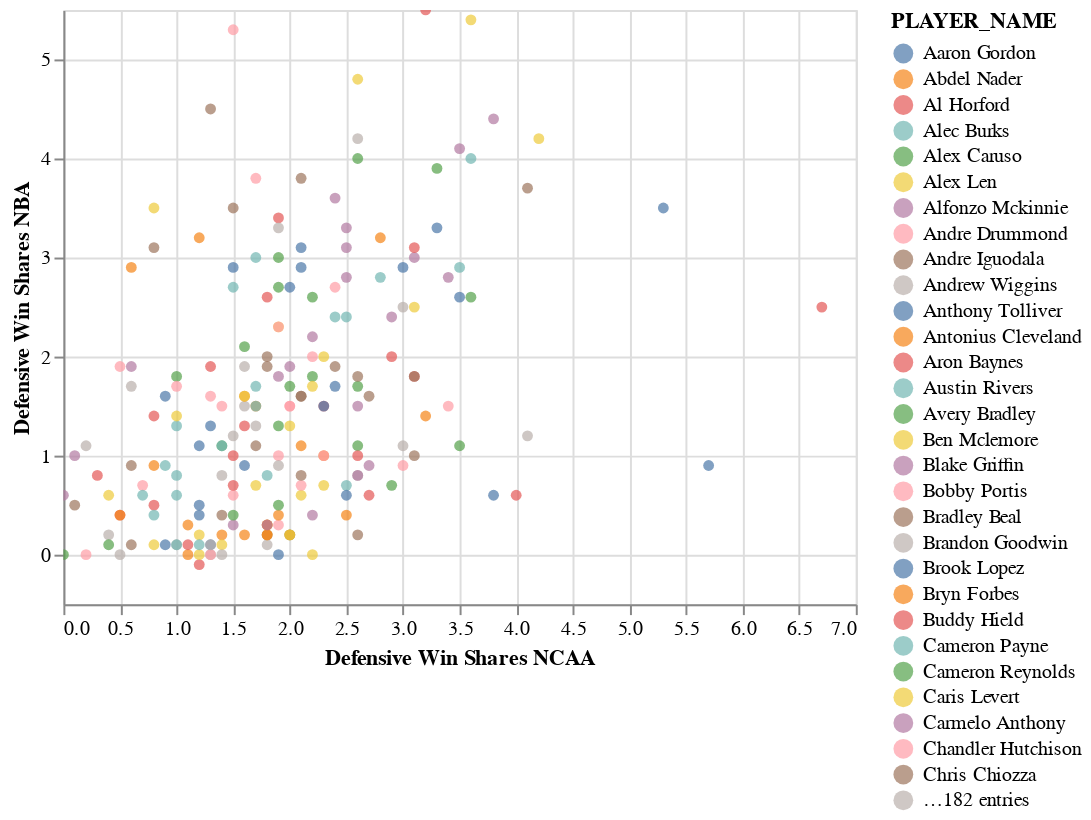

Notebook code cell kept with this figure:
### Code cell
#Comparing win shares per 40 in the NCAA to win shares per 48 in the nba
Base = alt.Chart(ncaa_nba).mark_circle(size=30).encode(
x=alt.X(
  'defensive_win_shares_x',
  axis=alt.Axis(),
  title='Defensive Win Shares NCAA'
  ),
  y=alt.Y(
  'defensive_win_shares_y',
  axis=alt.Axis(),
  title='Defensive Win Shares NBA'
  ),
  color = alt.Color('PLAYER_NAME'),
  tooltip = [alt.Tooltip('defensive_win_shares_x'),
           alt.Tooltip('defensive_win_shares_y'),
           alt.Tooltip('PLAYER_NAME')
          ]
).interactive()

#Base + Base.transform_regression('win_shares_per_40_minutes','win_shares_per_48_minutes').mark_line(color='black')
Base

### Figure 1 — Vega-Lite specification as saved in the notebook (floating-point values rounded to 4 significant figures; data arrays with more than 128 entries replaced by an {"elided": "..."} marker saying what was removed)
{"config": {"view": {"continuousWidth": 400, "continuousHeight": 300}}, "data": {"name": "data-e08aaf28a1f350b1c9936244d23e649a"}, "mark": {"type": "circle", "size": 30}, "encoding": {"color": {"type": "nominal", "field": "PLAYER_NAME"}, "tooltip": [{"type": "quantitative", "field": "defensive_win_shares_x"}, {"type": "quantitative", "field": "defensive_win_shares_y"}, {"type": "nominal", "field": "PLAYER_NAME"}], "x": {"type": "quantitative", "axis": {}, "field": "defensive_win_shares_x", "title": "Defensive Win Shares NCAA"}, "y": {"type": "quantitative", "axis": {}, "field": "defensive_win_shares_y", "title": "Defensive Win Shares NBA"}}, "selection": {"selector002": {"type": "interval", "bind": "scales", "encodings": ["x", "y"]}}, "$schema": "https://vega.github.io/schema/vega-lite/v4.8.1.json", "datasets": {"data-e08aaf28a1f350b1c9936244d23e649a": {"elided": "211 records"}}}
